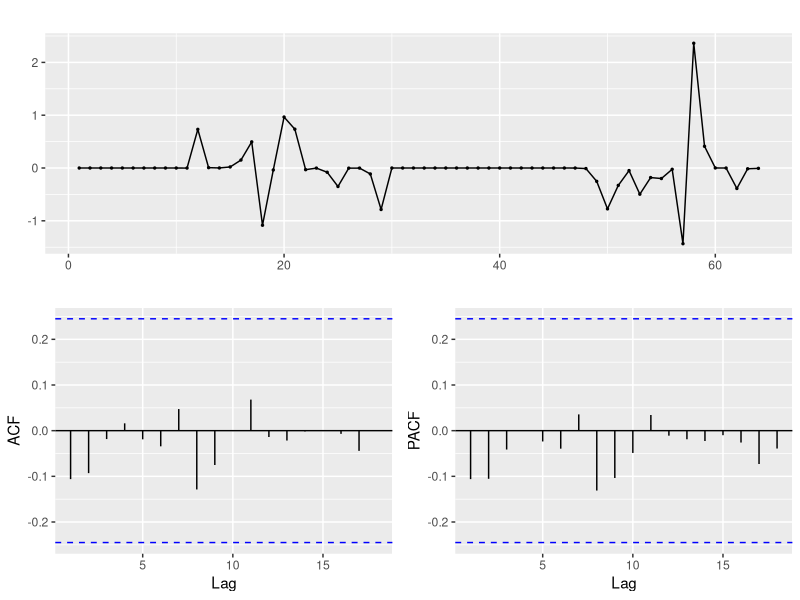
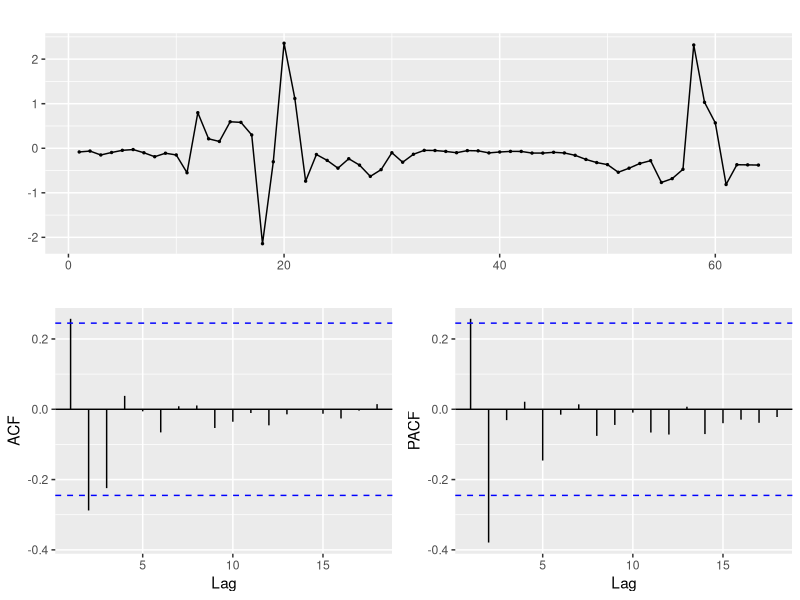
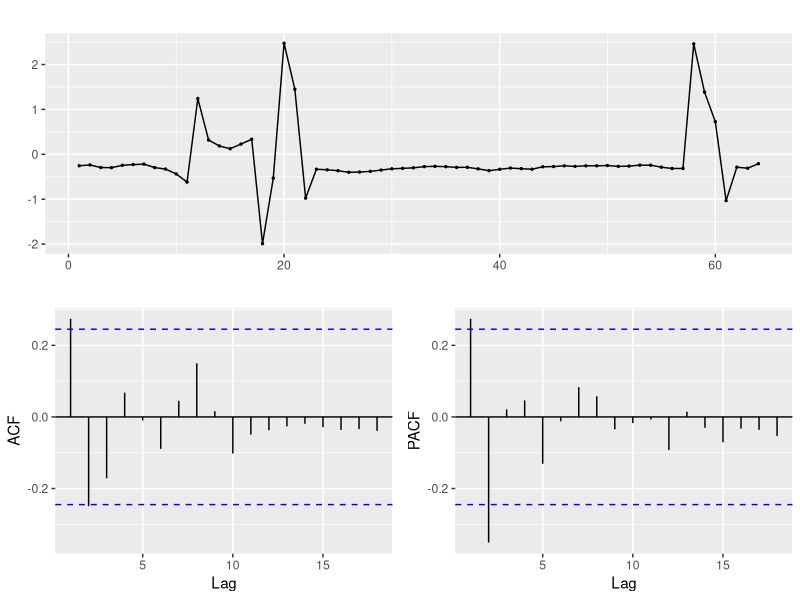
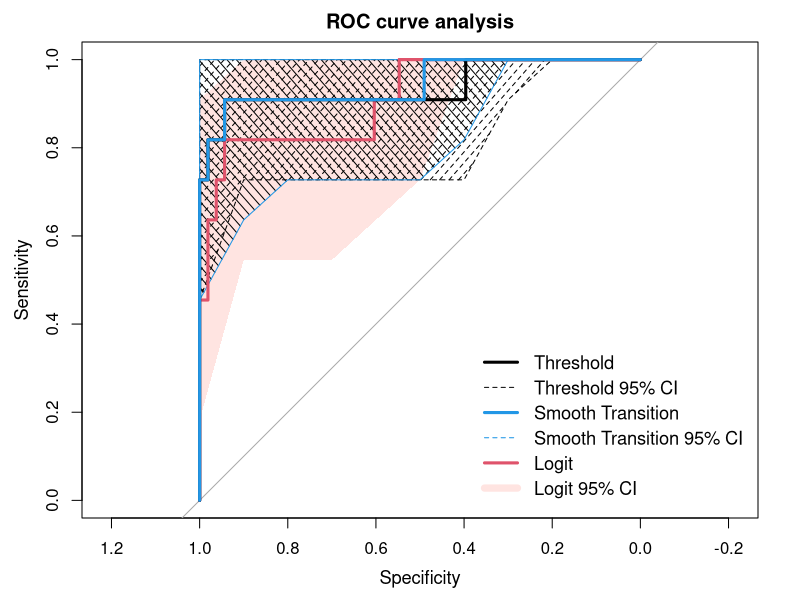
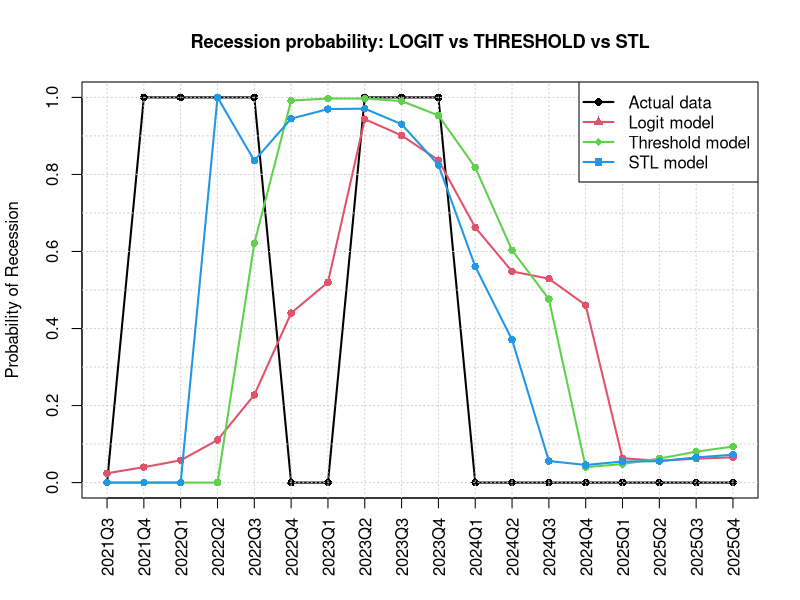

The R source for these figures, in order:
################################################################################
# Modelling and Forecasting Recessions with Classical and 
# Regime-Dependent Logistic Models:  Evidence from Latvia
################################################################################
#                   Empirical analysis
################################################################################
#                   R version 4.3.0 
library(readxl)
library(pscl)
library(pROC)
library(caret)
library(forecast)
library(lmtest)
library(tseries)

# Check package versions
#packageVersion("readxl")     # 1.4.3
#packageVersion("pscl")       # 1.5.9
#packageVersion("pROC")       # 1.18.5
#packageVersion("caret")      # 7.0.1
#packageVersion("forecast")   # 8.21
#packageVersion("lmtest")     # 0.9.40
#packageVersion("tseries")    # 0.10.54

################################################################################
# CORRELATION ANALYSIS
################################################################################

setwd("...")
Dati<-read_excel("DataF2026-all.xlsx",sheet="1",range='A1:J62',col_names = TRUE) # 
head(Dati)
#### we show that Housing costs is correlated much with other factors in 
#### the interval in which it is defined without testing period (2007-2021):
E<-Dati$Export
H<-Dati$HousingCost
C<-Dati$Confidence
I<-Dati$Inflation
R3<-Dati$R3m
Tn<-Dati$Tension
U<-Dati$Unemployment
Cov<-Dati$Cov
R<-Dati$Recesion

# CORELATION MATRIX
cor(data.frame(R,E,H,C,I,R3,Tn,U,Cov)) 
# H shows very high correlation with other factors
# So we will not include it in our analysis!
# This means that we can use wider time period starting from 2005 to 2021Q2
#                                               (2021Q3-2025Q4 - testing period)
################################################################################
#               TESTING AND MODELLING WITH DATA TILL THE END OF 2022
################################################################################
################################################################################
# 
Dati<-read_excel("DataF2026-all.xlsx",sheet="2005Q3-2025Q4",range='A1:AB65',
             col_names = TRUE) # we read data only till 2021Q2 - training period
head(Dati) 
E<-Dati$Export
C<-Dati$Confidence
I<-Dati$Inflation
R3<-Dati$R3m
Tn<-Dati$Tension
U<-Dati$Unemployment
Cov<-Dati$Cov
R<-Dati$Recesion
#
# CORELATION MATRIX
r<-cor(na.omit(data.frame(R,E,C,I,R3,Tn,U,Cov))) # H,C,I,R3 signif.
round(r,4)  # Table 2
################################################################################
#               STATIONARITY ANALYSIS  (for Table 3)
################################################################################
adf.test(R)   # p-value = 0.3574 Not enough evidence to reject Unit Root (UR)
kpss.test(R)  # p-value = 0.1    Not enough evidence to reject stationarity
adf.test(I) # p-value = p-value = 0.7971 Not enough evidence to reject UR
kpss.test(I) # p-value = 0.01    Reject stationarity
adf.test(C) # p-value = 0.08474  Reject UR with P at least 0.9
kpss.test(C) # p-value = 0.1     Not enough evidence to reject stationarity

adf.test(U) # p-value = 0.2883
kpss.test(U) # p-value = 0.08236
adf.test(R3) # p-value = 0.4142
kpss.test(R3) # p-value = 0.01
adf.test(E) # p-value = 0.6738
kpss.test(E) # p-value = 0.01
adf.test(Tn) # p-value = 0.8734
kpss.test(Tn) # p-value = 0.01
adf.test(Cov) # p-value = 0.9153
kpss.test(Cov) # p-value = 0.03103

R1<-Dati$R1; E1<-Dati$Export1; C1<-Dati$C1; I1<-Dati$I1
R31<-Dati$R3m1; Tn1<-Dati$T1; U1<-Dati$U1; Cov1<-Dati$Cov1;
E2<-Dati$E2; C2<-Dati$C2; I2<-Dati$I2; R32<-Dati$R3m2
Tn2<-Dati$T2; U2<-Dati$U2; Cov2<-Dati$Cov2; R2<-Dati$R2
#
factors<-data.frame(E,C,I,R3,Tn,U,Cov,E1,C1,I1,R31,Tn1,U1,Cov1,
                    E2,C2,I2,R32,Tn2,U2,Cov2)
factors<-scale(factors)
D<-data.frame(factors,R,R1,R2)
#
################################################################################
# LOGISTIC REGRESSION  - LARGE MODEL
################################################################################
# 
Mod<-glm(R~I+R1+C1+U1+Tn2,     #    all signif.! 
         family=binomial,data=D)
summary(Mod)$coefficients # sign
ggtsdisplay(residuals(Mod))
pR2(Mod) #                              McFaden 0.7742484 
car::vif(Mod) # Multicollinearity!

Mod<-glm(R~I+R1+C1+U1+Tn,     #    all signif.! 
         family=binomial,data=D)
summary(Mod)$coefficients # sign
ggtsdisplay(residuals(Mod))
pR2(Mod) #                              McFaden 0.5672172 
car::vif(Mod) # Multicollinearity!
################################################################################
# LOGIT REGRESSION  - CHOSEN MODEL
################################################################################
#  
Mod<-glm(R~R1+I+C,family=binomial,data=D)  #   (R1,I,C) model estimation
summary(Mod)$coefficients # 
ggtsdisplay(residuals(Mod))
pR2(Mod) #                              McFaden 0.4958579 
car::vif(Mod) # NO Multicollinearity!
AIC(Mod) # 37.60948

# AUC
p1 <- predict(Mod, type = "response")
rocLogit<-roc(R, p1)
auc(rocLogit) # AUC Area under the curve: 0.9108

################################################################################
# THRESHOLD REGRESSION  - CHOSEN MODEL
################################################################################

C<-scale(C); C1<-scale(C1); I<-scale(I)
Y <- R
X <- as.matrix(cbind(R1,I,C)) 
X1<-R1
X2<-I 
X3<-C
Z<-C1 # threshold variable
#
thresholds <- quantile(C1,probs = seq(0.15, 0.85, 0.01),na.rm = TRUE)

# Log-likelihood function:
loglik_fun <- function(gamma) {
  X_temp <- X
  X_temp$regime <- ifelse(C1 <= gamma, 0, 1)
  model <- glm(Y ~ (1+X1+X2+X3) * regime, 
               data = X_temp,
               family = binomial)
  as.numeric(logLik(model))
}

# Threshold optimization:
ll_values <- suppressWarnings(sapply(thresholds, loglik_fun))
best_gamma <- thresholds[which.max(ll_values)]
cat(best_gamma,"- best threshold")

# Final model:
X$regime <- ifelse(C1 <= best_gamma, 0, 1)
final_model <- glm(Y ~ (1+X1+X2+X3) * regime,
                   data = X,
                   family = binomial)
summary(final_model)   # Table 4

#####                          Numbers of 0 and 1 in regimes    ####
threshold_counts <- data.frame(Regime = c(0, 1),
              Observations = c(sum(X$regime == 0),sum(X$regime == 1) ),
Recessions = c( sum(X$regime == 0 & Y == 1),sum(X$regime == 1 & Y == 1) ))
threshold_counts
cbind(X$regime,Y) # check
####################################################################

X$pred_prob <- predict(final_model,type = "response")
X$pred_class <- ifelse(X$pred_prob > 0.5, 1, 0)
table(True = Y, Predicted = X$pred_class)

rocThresh <- roc(Y, X$pred_prob)
auc(rocThresh) # AUC Area under the curve:  0.9383

LL_model <- as.numeric(logLik(final_model))
null_model <- glm(Y ~ 1, family = binomial)
LL_null <- as.numeric(logLik(null_model))
pseudo_R2 <- 1 - (LL_model / LL_null)
pseudo_R2 # 0.664847

################################################################################
# STL  - CHOSEN MODEL
################################################################################

R  <- Dati$Recesion
R1 <- Dati$R1
I1 <- Dati$Inflation
C1 <- Dati$C1
C <- Dati$Confidence

################################## 
# STANDARDIZATION
################################## 

X <- scale(data.frame(I1, C1,C))
X <- data.frame(X, R = R, R1=R1)

################################## 
# TRANSITION FUNCTION
################################## 

G_fun <- function(gamma, c0, C1){
  1 / (1 + exp(-gamma * (C1 - c0)))
}

################################### 
# LOG-LIKELIHOOD FUNCTION
################################### 

loglik_STR <- function(par){
  
  b0 <- par[1]
  b1 <- par[2]
  b2 <- par[3]
  b3 <- par[4]
  
  d0 <- par[5]
  d1 <- par[6]
  d2 <- par[7]
  d3 <- par[8]
  
  gamma <- par[9]
  c0    <- par[10]
  
  G <- G_fun(gamma, c0, X$C1)
  
  eta <- (b0 + d0*G) + (b1 + d1*G)*X$R1 + (b2 + d2*G)*X$I1 +(b3 + d3*G)*X$C
  
  p <- 1/(1 + exp(-eta))
  p <- pmin(pmax(p, 1e-6), 1 - 1e-6)
  
  -sum(X$R * log(p) + (1 - X$R) * log(1 - p))
}

# STARTING VALUES
start1 <- c(0,1,1,-1, 0,0,0,0, 25, 0.4)
start2 <- c(0,1,1,-1, 0,0,0,0, 25, 0.3)
start3 <- c(0,1,1,-1, 1,0,1,0, 16, 0.4)
start4 <- c(0,0,0,-1, 0,0,1,0, 25, 0.3)
start5 <- c(0,1,1,-1, 0,0,0,0, 15, 0.3)
fit1 <- optim(par=start1, fn=loglik_STR, method="BFGS",
              hessian=TRUE, control=list(maxit=5000))
fit1$convergence
fit2 <- optim(par=start2, fn=loglik_STR, method="BFGS",
              hessian=TRUE, control=list(maxit=5000))
fit2$convergence
fit3 <- optim(par=start3, fn=loglik_STR, method="BFGS",
              hessian=TRUE, control=list(maxit=5000))
fit3$convergence
fit4 <- optim(par=start4, fn=loglik_STR, method="BFGS",
              hessian=TRUE, control=list(maxit=5000))
fit4$convergence
fit5 <- optim(par=start5, fn=loglik_STR, method="BFGS",
              hessian=TRUE, control=list(maxit=5000))
fit5$convergence
fit1$value
fit2$value
fit3$value
fit4$value
fit5$value
#################################### end convergence diagnostics ###############
start_par <- c(  0, 1, 1, -1,   # b0 b1 b2 b3
                 0, 0, 0, 0,  # d0 d1 d2 d3
                 25  ,           # gamma
                 0.3 )          # c

# ESTIMATION:
fit <- optim(par = start_par,fn = loglik_STR,method = "BFGS",
             hessian = TRUE,control = list(maxit = 5000))

# PARAMETERS:
b0 <- fit$par[1]; b1 <- fit$par[2]; b2 <- fit$par[3]; b3 <- fit$par[4]
d0 <- fit$par[5]; d1 <- fit$par[6]; d2 <- fit$par[7]; d3 <- fit$par[8]
gamma_hat <- fit$par[9]; c_hat     <- fit$par[10]

# STANDARD ERRORS:
vcov_mat <- solve(fit$hessian)
se <- sqrt(diag(vcov_mat))

results <- data.frame(
  Parameter = c("b0","b1","b2","b3",  "d0","d1","d2","d3","gamma","c"),
  Estimate = fit$par,  StdError = se,
  z = fit$par / se,  p = 2*(1 - pnorm(abs(fit$par / se))))
print(results) # Table 5

# PREDICTIONS:
G <- G_fun(gamma_hat, c_hat, X$C1)

#####                          Numbers of 0 and 1 in regimes    ####
STL_regime <- ifelse(G <= 0.5, 0, 1)
STL_counts <- data.frame(Regime = c(0, 1),Observations = c(
    sum(STL_regime == 0),sum(STL_regime == 1)  ),
Recessions = c(sum(STL_regime == 0 & X$R == 1),sum(STL_regime == 1 & X$R == 1)))
STL_counts
cbind(STL_regime,Y) # check
#####

eta <- (b0 + d0*G) +(b1 + d1*G)*X$R1 +(b2 + d2*G)*X$I1 +(b3 + d3*G)*X$C
prob <- 1/(1 + exp(-eta))
pred <- ifelse(prob > 0.5, 1, 0)
table(Actual = X$R, Predicted = pred)


################# 
roc_objSTL <- roc(X$R, prob)
auc(roc_objSTL) # Area under the curve: 0.9468

# PSEUDO R2 (McFadden):
loglik_null <- function(par0){
  b0 <- par0[1]
  eta <- b0
  p <- 1/(1 + exp(-eta))
  p <- pmin(pmax(p, 1e-6), 1 - 1e-6)
  -sum(X$R * log(p) + (1 - X$R) * log(1 - p))
}

null_fit <- optim(par = c(0),
                  fn = loglik_null,
                  method = "BFGS")

LL_null <- -null_fit$value
LL_full <- -fit$value

pseudo_R2 <- 1 - (LL_full / LL_null)
cat("McFadden pseudo R2:", pseudo_R2) # McFadden pseudo R2: 0.6862242

# AIC:
k <- length(fit$par)     # number of parameters
AIC_value <- 2*k + 2*fit$value
cat("AIC =", AIC_value) # AIC # AIC = 38.42881



#########################    Figure 1.      ####################################



ciLogit <- ci.se(rocLogit, boot.n = 2000)
ciThresh <- ci.se(rocThresh, boot.n = 2000)
ciSTL <- ci.se(roc_objSTL, boot.n = 2000)

plot(rocLogit, col = 2, lwd = 3,main = c("ROC curve analysis"),
     xlab = "Specificity",   ylab = "Sensitivity", cex.lab=1.1,cex.axes=1.1)

# Logit confidence band
x1 <- as.numeric(rownames(ciLogit))
polygon(c(x1, rev(x1)),c(ciLogit[, 1], rev(ciLogit[, 3])),
        col = "mistyrose",border = NA)

# Threshold confidence band
x2 <- as.numeric(rownames(ciThresh))
polygon(c(x2, rev(x2)),c(ciThresh[, 1], rev(ciThresh[, 3])),density = 15,
        angle = 45,col = 1,border = 1,lty=2)

# Smooth Transition confidence band
x3 <- as.numeric(rownames(ciSTL))
polygon(c(x3, rev(x3)),
        c(ciSTL[, 1], rev(ciSTL[, 3])),
        density = 15, angle = -45, col = NA, border = 4)

# ROC curves
plot(rocLogit, add = TRUE, col = 2, lwd = 3)
plot(rocThresh, add = TRUE, col = 1, lwd = 3)
plot(roc_objSTL,  add = TRUE, col = 4, lwd = 3)

legend("bottomright",
       legend = c("Threshold","Threshold 95% CI",
                  "Smooth Transition","Smooth Transition 95% CI",
                  "Logit","Logit 95% CI"),
       col = c(1, 1, 4, 4, 2, "mistyrose"),
       lty = c(1, 2, 1, 2, 1, 1),
       lwd = c(3, 1, 3, 1, 3, 7),cex=1.1,
       bty = "n",inset = c(0.01, 0.01))


################################################################################
###
###               FORECAST COMPARISON OF THE THREE MODELS                   ####
###
################################################################################

# OUR Models: Mod, final_model,LogLik_STL

Dati<-read_excel("DataF2026-all.xlsx",sheet="2005Q3-2025Q4",range='A1:S83',
                 col_names = TRUE) # we read data  till 2025Q4 - all period
head(Dati) 
C<-Dati$Confidence
I<-Dati$Inflation
R<-Dati$Recesion
R1<-Dati$R1 
C1<-Dati$C1
#
factors<-data.frame(C,I,C1)

# Training period for model
train.period <- 1:64
center <- apply(factors[train.period, ],2,mean,na.rm=TRUE)
scalev <- apply(factors[train.period, ],2,sd, na.rm=TRUE)
factors.sc <- scale(factors,center=center,scale=scalev)
D <- data.frame(factors.sc, R=Dati$Recesion,R1=Dati$R1)

################################################################################
# LOGIT MODEL
################################################################################

# In training sample
Mod <- glm(R ~ R1 + I + C,family = binomial,data = D[1:64,])

# FORECAST FUNCTION:
forecast_logit <- function(start.period, end.period){
  n <- end.period-start.period+1
  I.f <- D$I[start.period:end.period]
  C.f <- D$C[start.period:end.period]
  R1.f <- D$R[start.period-1]  # last known recession value
  P <- numeric(n)
  for(i in 1:n){newdata <- data.frame(R1=R1.f,I=I.f[i],C=C.f[i])
  P[i] <- predict(Mod,newdata=newdata,type="response")
  R1.f <- ifelse(P[i]>=0.5,1,0) # recursive forecast
  }
  return(P)}

# LAST 18 QUARTERS  (LOGISTIC REGRESSION FORECAST OF RECESSION)
test12 <- 65:82
P12 <- forecast_logit(65,82)

Result12 <- data.frame(Period=test12,Actual=D$R[test12],Probability=P12,
                       Forecast=ifelse(P12>=0.5,1,0))
Result12

#LOGISTIC MODEL CONFUSION MATRIX
LogModCF<-table(Actual=Result12$Actual,Forecast=Result12$Forecast) 
mean(Result12$Actual == Result12$Forecast)
LogModCF

roc_LogiT <- roc(Result12$Actual,Result12$Probability)
auc(roc_LogiT)
#errors <- Result12$Actual - Result12$Forecast
#acf(errors)
set.seed(123)
ci.auc(roc_LogiT, method = "bootstrap", boot.n = 5000) # confidence interval

################################################################################
# THRESHOLD LOGISTIC REGRESSION FORECAST
################################################################################

train <- 1:64
test  <- 65:82

Y_train <- D$R[train]

X_train <- data.frame(R1 = D$R1[train],I  = D$I[train],
                      C  = D$C[train],  C1 = D$C1[train])

# THRESHOLD SEARCH:

thresholds <- quantile( X_train$C1,probs = seq(0.15, 0.85, 0.01),na.rm=TRUE)

loglik_fun <- function(gamma){X_temp <- X_train
X_temp$regime <- ifelse(
  X_temp$C1 <= gamma,0,1  )

model <- glm(Y_train ~ (R1 + I + C)*regime,
             data=X_temp,family=binomial  )
as.numeric(logLik(model))
}

ll_values <- suppressWarnings(sapply(thresholds,loglik_fun))

best_gamma <- thresholds[which.max(ll_values)]


# FINAL THRESHOLD MODEL (TRAINING ONLY):

X_train$regime <- ifelse(X_train$C1 <= best_gamma,  0,  1)

threshold_model <- glm(Y_train ~ (R1 + I + C)*regime,data=X_train,
                       family=binomial)

summary(threshold_model)

# RECURSIVE FORECAST FUNCTION:

forecast_threshold <- function(start.period,end.period){
  n <- end.period-start.period+1
  I.f  <- D$I[start.period:end.period]
  C.f  <- D$C[start.period:end.period]
  C1.f <- D$C1[start.period:end.period]
  R1.f <- D$R[start.period-1]
  
  P <- numeric(n)
  
  for(i in 1:n){
    regime <- ifelse(C1.f[i] <= best_gamma, 0,1 )
    newdata <- data.frame(R1=R1.f,I=I.f[i],C=C.f[i],regime=regime   )
    P[i] <- predict(threshold_model,newdata=newdata,type="response"    )
    
    # recursive update
    R1.f <- ifelse(P[i]>=0.5, 1,0)
  }
  
  return(P)
}

# 18 QUARTER FORECAST: 

P_threshold12 <- forecast_threshold(  65,  82)

Threshold_Result12 <- data.frame( Period=test, Actual=D$R[test],
                                  Probability=P_threshold12, 
                                  Forecast=ifelse(
                                    P_threshold12>=0.5,1,0  )   )

#THRESHOLD MODEL CONFUSION MATRIX
table(Actual=Threshold_Result12$Actual,Forecast=Threshold_Result12$Forecast) 
mean(Threshold_Result12$Actual == Threshold_Result12$Forecast)

roc_threshold <- roc(Threshold_Result12$Actual,
                     Threshold_Result12$Probability)
auc(roc_threshold)

set.seed(123)
ci.auc(roc_threshold, method = "bootstrap", boot.n = 5000) # confidence interval

#
# SMOOTH TRANSITION LOGISTIC MODEL:

# Using already prepared D object from LOGIT part

train <- 1:64
test  <- 65:82

X_train <- data.frame(
  R  = D$R[train],
  R1 = D$R1[train],
  I1 = D$I[train],
  C1 = D$C1[train],
  C  = D$C[train]
)
head(X_train)

# STANDARDIZATION IS ALREADY DONE IN D

# TRANSITION FUNCTION
G_fun <- function(gamma,c0,z){
  1/(1+exp(-gamma*(z-c0)))
  
}

# STL LOG-LIKELIHOOD:

loglik_STR <- function(par){
  
  b0 <- par[1]
  b1 <- par[2]
  b2 <- par[3]
  b3 <- par[4]
  
  d0 <- par[5]
  d1 <- par[6]
  d2 <- par[7]
  d3 <- par[8]
  
  gamma <- par[9]
  
  c0 <- par[10]
  
  G <- G_fun(gamma, c0, X_train$C1)
  
  eta <-
    
    (b0+d0*G)+
    (b1+d1*G)*X_train$R1+
    (b2+d2*G)*X_train$I1+
    (b3+d3*G)*X_train$C
  
  p <- 1/(1+exp(-eta))
  
  p <- pmin(pmax(p,1e-6),1-1e-6)
  
  
  -sum(X_train$R*log(p)+  (1-X_train$R)*log(1-p)  )
  
}

# ESTIMATION
################################################################################

fit_STL <- optim(par=start_par,fn=loglik_STR,method="BFGS",hessian=TRUE,
                 control=list(maxit=5000))

# PARAMETERS

par_STL <- fit_STL$par

names(par_STL) <- c(
  "b0","b1","b2","b3",
  "d0","d1","d2","d3",
  "gamma","c")

print(par_STL)

# TRAINING PERFORMANCE

predict_STL <- function(par,newdata,R1_value){
  
  b0 <- par[1]
  b1 <- par[2]
  b2 <- par[3]
  b3 <- par[4]
  
  d0 <- par[5]
  d1 <- par[6]
  d2 <- par[7]
  d3 <- par[8]
  
  gamma <- par[9]
  c0 <- par[10]
  
  G <- G_fun(gamma,c0,newdata$C1)
  
  eta <-
    (b0+d0*G)+
    (b1+d1*G)*R1_value+
    (b2+d2*G)*newdata$I1+
    (b3+d3*G)*newdata$C
  
  
  1/(1+exp(-eta))
  
}

# RECURSIVE 18 QUARTER FORECAST
################################################################################

forecast_STL <- function(start.period,end.period){
  n <- end.period-start.period+1
  I1.f <- D$I[start.period:end.period]
  C1.f <- D$C1[start.period:end.period]
  C.f  <- D$C[start.period:end.period]
  R1.f <- D$R[start.period-1]
  P <- numeric(n)
  
  for(i in 1:n){
    newdata <- data.frame(I1=I1.f[i],C1=C1.f[i],C=C.f[i])
    P[i] <- predict_STL(par_STL,newdata,R1.f)
    R1.f <- ifelse(P[i]>=0.5,1,0)
  }
  return(P)
}

# STL FORECAST 18 QUARTERS
#
P_STL12 <- forecast_STL(65,82)

STL_Result12 <- data.frame(Period=test,Actual=D$R[test],Probability=P_STL12,
                           Forecast=ifelse(P_STL12>=0.5,1,0))
STL_Result12

# MODEL QUALITY

# STL CONFUSION MATRIX:
table(Actual=STL_Result12$Actual,  Forecast=STL_Result12$Forecast)
mean( STL_Result12$Actual==STL_Result12$Forecast)

roc_STL12 <- roc(  STL_Result12$Actual, STL_Result12$Probability)

auc(roc_STL12) # AUC
set.seed(123)
ci.auc(roc_STL12, method = "bootstrap", boot.n = 5000) # confidence interval

################################################################################
# MODEL CONFUSION MATRICES (CUTOFF=0.5) 
################################################################################

# LOGISTIC MODEL CONFUSION MATRIX (OTHER CUTOFF=0.5)
Result12_05 <- data.frame(Period=test12,Actual=D$R[test12],Probability=P12,
                           Forecast=ifelse(P12>=0.5,1,0))
Result12_05
LogModCF_05<-table(Actual=Result12_05$Actual,Forecast=Result12_05$Forecast) 
LogModCF_05

#THRESHOLD MODEL CONFUSION MATRIX (WITH CUTOFF=0.5)
Threshold_Result12_05 <- data.frame( Period=test, Actual=D$R[test],
                                      Probability=P_threshold12, 
                                      Forecast=ifelse(
                                        P_threshold12>=0.5,1,0  )   )
Threshold_Result12_05
ThresholdCF_05<-table(Actual=Threshold_Result12_05$Actual,
                      Forecast=Threshold_Result12_05$Forecast) 
ThresholdCF_05

# STL CONFUSION MATRIX WITH CUTOFF=0.5
STL_Result12_05 <- data.frame(Period=test,Actual=D$R[test],Probability=P_STL12,
                               Forecast=ifelse(P_STL12>=0.5,1,0))
STL_Result12_05
STL_CF_05<-table(Actual=STL_Result12_05$Actual,  Forecast=STL_Result12_05$Forecast)
STL_CF_05


# CONFUSION MATRIX WITH CUTOFF=0.5 (ALL TOGETHER)
LogModCF_05
ThresholdCF_05
STL_CF_05

Metrics <- function(cm) {
  TN <- cm[1, 1]
  FP <- cm[1, 2]
  FN <- cm[2, 1]
  TP <- cm[2, 2]
  sensitivity <- TP / (TP + FN)
  specificity <- TN / (TN + FP)
  accuracy <- (TP + TN) / sum(cm)
  c(Sensitivity = sensitivity,Specificity = specificity,Accuracy = accuracy)}
REsults <- rbind(Logit = Metrics(LogModCF_05),Threshold = Metrics(ThresholdCF_05),
                 STL = Metrics(STL_CF_05))
REsults <- round(REsults * 100, 1)
REsults # Table 9

# Combine the three confusion matrices
CF_table <- data.frame(  "Actual vs Forecast" = c(    "Actual 0, Forecast 0",
           "Actual 0, Forecast 1",    "Actual 1, Forecast 0","Actual 1, Forecast 1"  ),
           Logit = c(LogModCF_05[1,1],LogModCF_05[1,2],LogModCF_05[2,1],LogModCF_05[2,2]),
            Threshold = c(ThresholdCF_05[1,1],ThresholdCF_05[1,2],ThresholdCF_05[2,1],
                 ThresholdCF_05[2,2]),
             STL = c(STL_CF_05[1,1],STL_CF_05[1,2],STL_CF_05[2,1],STL_CF_05[2,2] ))
print(CF_table, row.names = FALSE) # Table 8


#########################    Figure 2.      ####################################

#  COMMON GRAPH OF PROBABILITIES:

Comparison_all <- data.frame(Period=test,Actual=D$R[test],Logit=P12,
                             Threshold=P_threshold12,STL=P_STL12)
Comparison_all

plot(Comparison_all$Period,  Comparison_all$Actual,  type="o",  pch=16,
     lwd=2,  ylim=c(0,1),  xlab=" ",  ylab="Probability of Recession",
     main="Recession probability: LOGIT vs THRESHOLD vs STL",cex.main=1.1, xaxt="n")
axis(1, at=Comparison_all$Period,
     labels=c("2021Q3","2021Q4","2022Q1","2022Q2","2022Q3","2022Q4",
              "2023Q1","2023Q2","2023Q3","2023Q4",
              "2024Q1","2024Q2","2024Q3","2024Q4",
              "2025Q1","2025Q2","2025Q3","2025Q4"),
     las=2,cex=0.9)
quarter_pos <- Comparison_all$Period
abline(v=quarter_pos, lty=3, col="gray80")
abline(h=c(0,0.1,0.2,0.3,0.4,0.5,0.6,0.7,0.8,0.9,1), lty=3, col="gray80")

lines(  Comparison_all$Period,  Comparison_all$Logit,  type="o",
        pch=16,col=2,  lwd=2,  lty=1)

lines(  Comparison_all$Period,  Comparison_all$Threshold,
        type="o",  pch=16,col=3,  lwd=2,  lty=1)

lines(  Comparison_all$Period,  Comparison_all$STL,  type="o",
        pch=16,col=4,  lwd=2,  lty=1)

legend( "topright",  legend=c("Actual data","Logit model","Threshold model","STL model"),
        pch=c(16,17,18,15),lty=1,col=c(1,2,3,4),lwd=2)

#  TABLE OF FORECAST PROBABILITIES:
#
Final_Probabilities <- data.frame(Period = 65:82,Actual_Recession = D$R[65:82],
                                  Logit_Probability = round(P12,4),Threshold_Probability = round(P_threshold12,4),
                                  STL_Probability = round(P_STL12,4))

print(Final_Probabilities)

################################################################################
#                     FORECAST ERROR COMPARISON
################################################################################

actual <- Final_Probabilities$Actual_Recession
error_logit <- (actual - Final_Probabilities$Logit_Probability)^2
error_threshold <- (actual - Final_Probabilities$Threshold_Probability)^2
error_STL <- (actual - Final_Probabilities$STL_Probability)^2

# Mean Brier Score
Brier_table <- data.frame(Model=c("Logit","Threshold","STL"),
                          Brier=c(mean(error_logit),mean(error_threshold),mean(error_STL)))

Brier_table # The smaller, the better   For Table 7

# MAE
MAE_table <- data.frame(Model=c("Logit","Threshold","STL"),
                        MAE=c(mean(abs(actual-Final_Probabilities$Logit_Probability)),
                              mean(abs(actual-Final_Probabilities$Threshold_Probability)),
                              mean(abs(actual-Final_Probabilities$STL_Probability))   ))
MAE_table  # For Table 7
